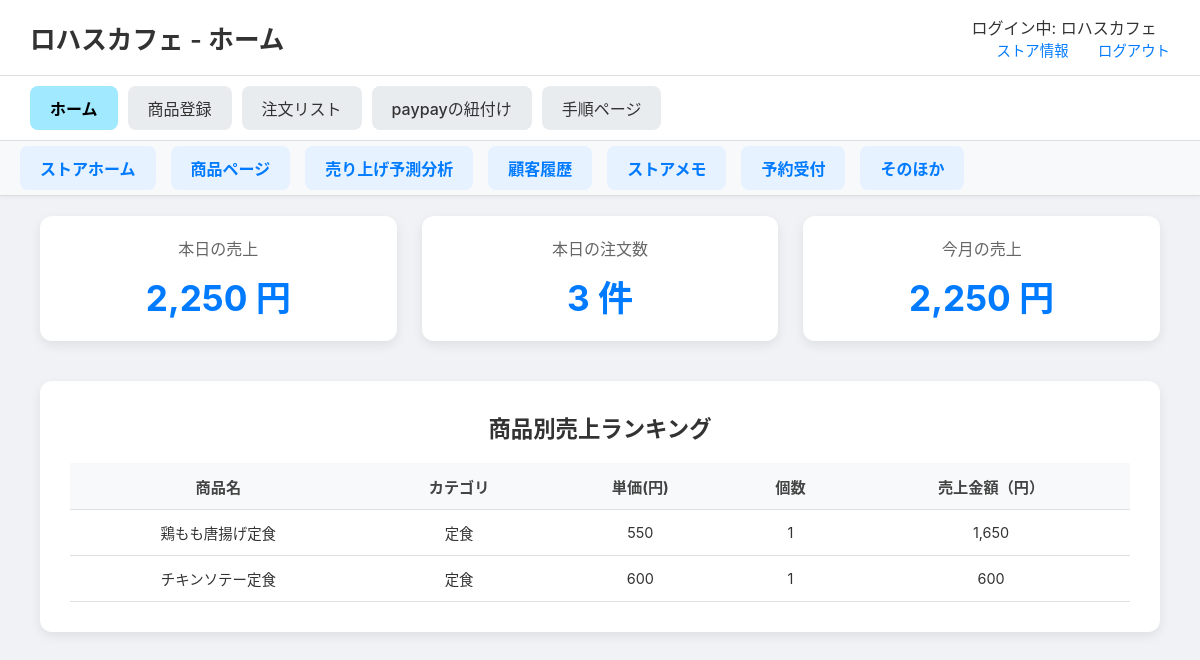
The page /stores/store_home (signed in) on the database its author committed.
### tables this page shows
CREATE TABLE menus (
    menu_id INTEGER PRIMARY KEY AUTOINCREMENT,
    store_id INTEGER, -- NOT NULL制約を削除し、NULLを許容
    menu_name TEXT NOT NULL,
    category TEXT NOT NULL,
    price INTEGER NOT NULL,
    soldout INTEGER NOT NULL DEFAULT 0,
    FOREIGN KEY (store_id) REFERENCES store(store_id)
);

### routes/stores_detail/stores_detail.py (the view)
@stores_detail_bp.route('/store_home')
def store_home():
    if 'store_id' not in session:
        flash("ログインしてください")
        return redirect(url_for('store.store_login'))
    store_id = session['store_id']
    store_name = session.get('store_name', 'ゲスト')
    conn = get_db_connection()
    cursor = conn.cursor()
    cursor.execute("""
        SELECT m.menu_name, m.category, oi.price_at_order, quantity,
               SUM(oi.quantity * oi.price_at_order) AS total_sales
        FROM order_items oi
        JOIN orders o ON oi.order_id = o.order_id
        JOIN menus m ON oi.menu_id = m.menu_id
        WHERE o.store_id = ? AND o.status != 'canceled'
        GROUP BY m.menu_name, m.category
        ORDER BY total_sales DESC
    """, (store_id,))
    product_sales = cursor.fetchall()
    today_str = date.today().isoformat()
    cursor.execute("""
        SELECT COALESCE(SUM(total_amount), 0) AS daily_sales,
               COUNT(*) AS daily_orders
        FROM orders
        WHERE store_id = ? AND DATE(datetime) = ? AND status != 'canceled'
    """, (store_id, today_str))
    today_stats = cursor.fetchone()
    daily_sales = today_stats['daily_sales']
    daily_orders = today_stats['daily_orders']
    first_day_of_month = date.today().replace(day=1).isoformat()
    cursor.execute("""
        SELECT COALESCE(SUM(total_amount), 0) AS monthly_sales
        FROM orders
        WHERE store_id = ? AND DATE(datetime) >= ? AND status != 'canceled'
    """, (store_id, first_day_of_month))
    monthly_sales = cursor.fetchone()['monthly_sales']
    conn.close()
    return render_template(
        'stores_detail/store_home.html',
        store_name=store_name,
        product_sales=product_sales,
        daily_sales=f"{daily_sales:,}",
        daily_orders=f"{daily_orders:,}",
        monthly_sales=f"{monthly_sales:,}"
    )

### routes/stores_detail/stores_detail.py (called while the page is built)
def get_db_connection():
    db_path = os.path.join(os.path.dirname(__file__), '..', '..', 'app.db')
    conn = sqlite3.connect(db_path)
    conn.row_factory = sqlite3.Row  # 行を辞書形式で取得
    return conn

### templates/stores_detail/store_home.html (shortened to what this page needs)
<!DOCTYPE html>
<html lang="ja">
<head>
    <link rel="stylesheet" href="{{ url_for('static', filename='css/stores_detail.css') }}">
</head>
<body>
        <header class="site-header">
            <h1>{{ store_name }} - ホーム</h1>
            <div class="header-links">
                <div class="store-name">ログイン中: {{ store_name if store_name else 'ゲスト' }}</div>
                <a href="{{ url_for('stores_detail.store_info') }}">ストア情報</a>
                <a href="{{ url_for('general.explamation') }}">ログアウト</a>
            </div>
        </header>
    <nav class="main-nav">
        <ul>
            <li><a href="{{ url_for('stores_detail.store_home') }}" class="active">ホーム</a></li>
            <li><a href="{{ url_for('stores_detail.menu_registration') }}">商品登録</a></li>
            <li><a href="{{ url_for('stores_detail.order_list') }}">注文リスト</a></li>
            <li><a href="{{ url_for('stores_detail.paypay_linking') }}">paypayの紐付け</a></li>
            <li><a href="{{ url_for('stores_detail.procedure') }}">手順ページ</a></li>
        </ul>
    </nav>
    <div class="sub-navigation">
        <a href="{{ url_for('stores_detail.store_home') }}" class="shortcut-link">ストアホーム</a>
        <a href="{{ url_for('stores_home_relation.store_home_menu') }}" class="shortcut-link">商品ページ</a>
        <a href="{{ url_for('stores_home_relation.store_analysis') }}" class="shortcut-link">売り上げ予測分析</a>
        <a href="{{ url_for('stores_home_relation.store_customer_history') }}" class="shortcut-link">顧客履歴</a>
        <a href="{{ url_for('stores_home_relation.store_memo') }}" class="shortcut-link">ストアメモ</a>
        <a href="{{ url_for('stores_home_relation.store_reservation') }}" class="shortcut-link">予約受付</a>
        <a href="{{ url_for('stores_home_relation.store_other') }}" class="shortcut-link">そのほか</a>
    </div>
    <main class="main-content">
        <div class="stats-container">
            <div class="stat-box">
                <p>本日の売上</p>
                <h2>{{ daily_sales }} 円</h2>
            </div>
            <div class="stat-box">
                <p>本日の注文数</p>
                <h2>{{ daily_orders }} 件</h2>
            </div>
            <div class="stat-box">
                <p>今月の売上</p>
                <h2>{{ monthly_sales }} 円</h2>
            </div>
        </div>
        <div class="chart-container">
            <h3>商品別売上ランキング</h3>
            <table>
                <thead>
                    <tr>
                        <th>商品名</th>
                        <th>カテゴリ</th>
                        <th>単価(円)</th>
                        <th>個数</th>
                        <th>売上金額（円）</th>
                    </tr>
                </thead>
                <tbody>
                    {% for row in product_sales %}
                    <tr>
                        <td>{{ row['menu_name'] }}</td>
                        <td>{{ row['category'] }}</td>
                        <td>{{ row['price_at_order']}}</td>
                        <td>{{ row['quantity']}}</td>
                        <td>{{ "{:,}".format(row['total_sales']) }}</td>
                    </tr>
                    {% endfor %}
                </tbody>
            </table>
        </div>
    </main>
</body>
</html>

### static/css/stores_detail.css (style rules this page uses)
body { font-family: -apple-system, BlinkMacSystemFont, "Segoe UI", Roboto, "Hiragino Sans", "Noto Sans CJK JP", "Yu Gothic", sans-serif; margin: 0; background-color: #f0f2f5; color: #333; }
.site-header { display: flex; justify-content: space-between; align-items: center; padding: 15px 30px; background-color: #ffffff; border-bottom: 1px solid #e0e0e0; }
.site-header h1 { font-size: 1.6em; margin: 0; font-weight: 600; }
.header-links a { margin-left: 25px; text-decoration: none; color: #007bff; font-size: 0.9em; font-weight: 500; }
.main-nav { background-color: #ffffff; padding: 10px 30px; border-bottom: 1px solid #e0e0e0; box-shadow: 0 2px 4px rgba(0,0,0,0.05); }
.main-nav ul { display: flex; list-style: none; margin: 0; padding: 0; gap: 10px; }
.main-nav a { display: block; padding: 10px 20px; text-decoration: none; color: #333; background-color: #e9ecef; border-radius: 8px; font-weight: 500; transition: background-color 0.2s; }
.main-nav a.active { background-color: #a0e9ff; color: #000; font-weight: bold; }
.main-content { padding: 20px 40px 40px 40px; }
.stats-container { display: flex; gap: 25px; margin-bottom: 40px; }
.stat-box { flex: 1; background-color: #ffffff; padding: 20px; border-radius: 12px; box-shadow: 0 4px 12px rgba(0,0,0,0.08); text-align: center; }
.stat-box p { margin: 0 0 10px 0; font-size: 1em; font-weight: 500; color: #666; }
.stat-box h2 { margin: 0; font-size: 2.2em; color: #007bff; }
.chart-container { background-color: #ffffff; padding: 30px; border-radius: 12px; box-shadow: 0 4px 12px rgba(0,0,0,0.08); }
.chart-container h3 { margin-top: 0; margin-bottom: 20px; text-align: center; font-size: 1.4em; }
.sub-navigation { display: flex; justify-content: flex-start; gap: 15px; background-color: #f8f9fa; padding: 5px 20px; border-bottom: 1px solid #ddd; box-shadow: 0 2px 4px rgba(0,0,0,0.04); position: sticky; top: 0; z-index: 1000; }
.shortcut-link { text-decoration: none; color: #007bff; font-weight: bold; font-size: 1em; background-color: #e6f2ff; padding: 10px 20px; border-radius: 8px; transition: background-color 0.2s; }
.chart-container table { width: 100%; border-collapse: collapse; margin-top: 20px; font-size: 0.95em; color: #333; }
.chart-container th, .chart-container td { padding: 12px 15px; text-align: center; border-bottom: 1px solid #e0e0e0; }
.chart-container th { background-color: #f8f9fa; font-weight: bold; color: #444; }
.chart-container tbody td { font-size: 0.95em; }

### rows shown on the page
menus: menu_name "鶏もも唐揚げ定食", category "定食", price_at_order "550", quantity "1", total_sales "1,650"
menus: menu_name "チキンソテー定食", category "定食", price_at_order "600", quantity "1", total_sales "600"

### other values the page prints
{{ store_name }} "ロハスカフェ"
{{ store_name if store_name else 'ゲスト' }} "ロハスカフェ"
{{ daily_sales }} "2,250"
{{ daily_orders }} "3"
{{ monthly_sales }} "2,250"
